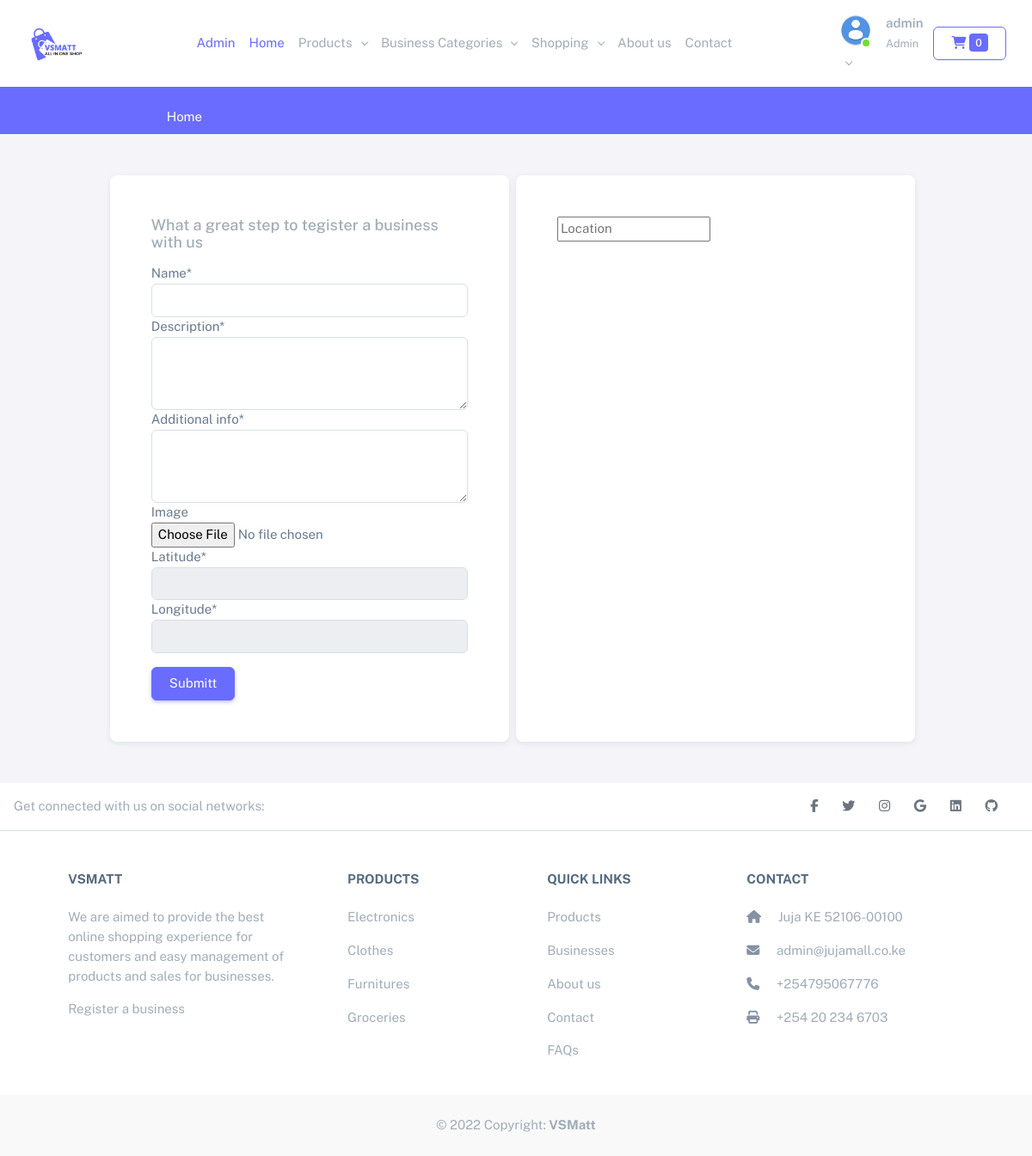
The page /businesses/register/ (signed in) on the database its author committed.
### core/models.py (models this page shows, shortened)
class JujaMall(models.Model):
    title = models.CharField(max_length=255)
    logo = models.ImageField(upload_to='uploads/jujamall/logo', blank=True, null=True)
    about_us = models.TextField(blank=True, null=True)
    phone_number = PhoneNumberField(blank=True, null=True)
    twitter = models.URLField(blank=True, null=True)
    facebook = models.URLField(blank=True, null=True)
    linkedin = models.URLField(blank=True, null=True)
    instagram = models.URLField(blank=True, null=True)
    github = models.URLField(blank=True, null=True)
    email = models.EmailField(blank=True, null=True)
    address = models.CharField(blank=True, null=True, max_length=256)
    set_current = models.BooleanField(default=False)
    longitude = models.DecimalField(max_digits=22, decimal_places=16, default=37.0106327842076)
    latitude = models.DecimalField(max_digits=22, decimal_places=16, default=-1.1139084362152138)
    def __str__(self):
        return self.title

### business/views.py (the view, shortened to what this page needs)
# urls.py: path('register/', views.register_business, name='register_business'),
@login_required
def register_business(request):
    geo = GeoMapQuestFactory.createReverse(settings.MAPS_QUEST_API_KEY)
    bs_reg_form = BusinessRegistrationForm()
    return render(request, "farm/register_business.html", {'bs_reg_form': bs_reg_form})

### business/forms.py
class BusinessRegistrationForm(forms.ModelForm):
    description = forms.CharField(
        widget=forms.Textarea(attrs={'rows': 3})
    )
    additional_info = forms.CharField(
        widget=forms.Textarea(attrs={'rows': 3})
    )
    longitude = forms.CharField(
        widget=forms.TextInput(attrs={'readonly': True})
    )
    latitude = forms.CharField(
        widget=forms.TextInput(attrs={'readonly': True})
    )
    class Meta:
        model = BusinessProfile
        fields = ['name', 'description', 'additional_info', 'image', 'latitude', 'longitude']

### business/context_processor.py (called while the page is built)
def business_categories(request):
    return {'business_categories': BusinessCategory.objects.all()}

### business/models.py (called while the page is built)
    def __str__(self):
        return self.title

    def get_absolute_url(self):
        return reverse('business:category', args=[self.slug])

### cart/cart.py (called while the page is built)
    def __len__(self):
        return sum(item['quantity'] for item in self.cart.values())

### cart/context_processor.py (called while the page is built)
def cart(request):
    return {'cart': Cart(request)}

### core/context_processor.py (called while the page is built)
def jujamall(request):
    return {'jujamall': JujaMall.objects.filter(set_current=True).first()}

### geo/geofactory.py (called while the page is built)
    @staticmethod
    def createReverse(api_key: str) -> Reverse:
        return Reverse(api_key)

### products/context_processor.py (called while the page is built)
def product_categories(request):
    return {"product_categories": ProductCategory.objects.all()}

### products/models.py (called while the page is built)
    def __str__(self):
        return self.title

    def get_absolute_url(self):
        return reverse(
            'products:category',
            args=[
                self.slug
            ])

### templates/farm/register_business.html (shortened to what this page needs)
{% extends 'base.html' %}
{% load static %}
{% load crispy_forms_tags %}
{% block content %}
<div class="container">
    <div class="row py-5 justify-content-center">
        <div class="col-md-5 card p-5 me-2">
            <h5 class="text-muted">What a great step to tegister a business with us</h5>
            <form action="" method="post" enctype="multipart/form-data">
                {{bs_reg_form|crispy}}
                <button type="submit" class="btn btn-primary mt-3">Submitt</button>
            </form>
        </div>
        <div class="col-md-5 card p-5 me-2">
            <form autocomplete="off" action="">
                <div class="autocomplete" style="width:300px; position: relative; display: inline-block;">
                    <input id="locationSearch" type="text" name="locationSearch" placeholder="Location">
                </div>
            </form>
            <div id="googleMap" style="width:100%;height:100%;"></div>
        </div>
    </div>
</div>
{% endblock %}

### templates/partials/top-bar.html (shortened to what this page needs)
{% load static %}
<nav class="navbar navbar-expand-lg bg-white">
  <div class="container-fluid">
    <a class="navbar-brand" href="/"><img src="{% static 'img/favicon/logo.png' %}" height="70" alt="VSMatt Logo"></a>
    <div class="collapse navbar-collapse" id="navbarSupportedContent">
      <ul class="navbar-nav me-auto mb-2 mb-lg-0">
        {% if user.is_superuser %}
          <li class="nav-item">
            <a class="nav-link text-primary" aria-current="page" href="/admin/">Admin</a>
          </li>
        {% endif %}
        <li class="nav-item">
          <a class="nav-link active text-primary" aria-current="page" href="/">Home</a>
        </li>
        <li class="nav-item dropdown">
          <a class="nav-link dropdown-toggle" href="#" role="button" data-bs-toggle="dropdown" aria-expanded="false">
            Products
          </a>
        </li>
        <li class="nav-item dropdown">
          <a class="nav-link dropdown-toggle" href="#" role="button" data-bs-toggle="dropdown" aria-expanded="false">
            Business Categories
          </a>
        </li>
        <li class="nav-item dropdown">
          <a class="nav-link dropdown-toggle" href="#" role="button" data-bs-toggle="dropdown" aria-expanded="false">
            Shopping
          </a>
        </li>
        <li class="nav-item">
          <a class="nav-link" href="{% url 'about' %}">About us</a>
        </li>
        <li class="nav-item">
          <a class="nav-link" href="{% url 'contact' %}">Contact</a>
        </li>
      </ul>
      <ul class="navbar-nav mb-2 mb-lg-0 d-flex align-items-center">
        <li class="nav-item dropdown">
          <a class="nav-link dropdown-toggle" href="#" role="button" data-bs-toggle="dropdown" aria-expanded="false">
            <div class="d-flex">
              <div class="flex-shrink-0 me-3">
                <div class="avatar avatar-online">
                  {% if user.is_authenticated %}
                  {% if user.profile.image %}
                  <img src="{{user.profile.image.url}}" style="max-width: 50px; max-height: 50px;" class="rounded-circle" alt="...">
                  {% else %}
                  <img src="{% static 'img/avatardefault.png' %}" style="max-width: 50px; max-height: 50px;" class="rounded-circle" alt="...">
                  {% endif %}
                  {% else %}
                  <img src="{% static 'img/avatardefault.png' %}" style="max-width: 50px; max-height: 50px;" class="rounded-circle" alt="...">
                  {% endif %}
                </div>
              </div>
              {% if user.is_authenticated %}
              <div class="flex-grow-1">
                <span class="fw-semibold d-block">{{user}}</span>
                <small class="text-muted">
                  {% if user.is_superuser %}Admin{% else %}{{user.profile.account_type}}{% endif %}
                </small>
              </div>
              {% endif %}
            </div>
          </a>
        </li>
        <li class="nav-item">
          <a href="{% url 'cart:view_cart_detail' %}" class="btn btn-outline-primary my-2 my-sm-0 mx-1">
              <i class="fa fa-shopping-cart" aria-hidden="true"></i> <span class="badge badge-primary">{{cart|length}}</span>
          </a>
        </li>
      </ul>
    </div>
  </div>
</nav>

### templates/partials/footer.html
<footer class="text-center text-lg-start bg-white text-muted">
    <section class="d-flex justify-content-center justify-content-lg-between p-3 border-bottom">
      <div class="me-5 d-none d-lg-block">
        <span>Get connected with us on social networks:</span>
      </div>
      <div>
        {% if jujamall.facebook %}
          <a href="{{ jujamall.facebook }}" class="me-4 link-secondary">
            <i class="fab fa-facebook-f"></i>
          </a>
        {% endif %}
        {% if jujamall.twitter %}
          <a href="{{ jujamall.twitter }}" class="me-4 link-secondary">
            <i class="fab fa-twitter"></i>
          </a>
        {% endif %}
        {% if jujamall.instagram %}
          <a href="{{ jujamall.instagram }}" class="me-4 link-secondary">
            <i class="fab fa-instagram"></i>
          </a>
        {% endif %}
        {% if jujamall.email %}
          <a href="mailto:{{ jujamall.email }}" class="me-4 link-secondary">
            <i class="fab fa-google"></i>
          </a>
        {% endif %}
        {% if jujamall.linkedin %}
          <a href="{{ jujamall.linkedin }}" class="me-4 link-secondary">
            <i class="fab fa-linkedin"></i>
          </a>
        {% endif %}
        {% if jujamall.github %}
          <a href="{{ jujamall.github }}" class="me-4 link-secondary">
            <i class="fab fa-github"></i>
          </a>
        {% endif %}
      </div>
    </section>
    <section class="">
      <div class="container text-center text-md-start mt-5">
        <div class="row mt-3">
          <div class="col-md-3 col-lg-4 col-xl-3 mx-auto mb-4">
            <h6 class="text-uppercase fw-bold mb-4">
              {{ jujamall | default:"VSMatt" }}
            </h6>
            <p>
              We are aimed to provide the best online shopping experience for customers and easy management of products and sales for businesses.
              <p><a href="{% url 'business:register_business' %}" class="text-reset">Register a business</a></p>
            </p>
          </div>
          <div class="col-md-2 col-lg-2 col-xl-2 mx-auto mb-4">
            <h6 class="text-uppercase fw-bold mb-4">
              Products
            </h6>
            <p>
              <a href="#!" class="text-reset">Electronics</a>
            </p>
            <p>
              <a href="#!" class="text-reset">Clothes</a>
            </p>
            <p>
              <a href="#!" class="text-reset">Furnitures</a>
            </p>
            <p>
              <a href="#!" class="text-reset">Groceries</a>
            </p>
          </div>
          <div class="col-md-3 col-lg-2 col-xl-2 mx-auto mb-4">
            <h6 class="text-uppercase fw-bold mb-4">
              Quick links
            </h6>
            <p>
              <a href="{% url 'products:products_list' %}" class="text-reset">Products</a>
            </p>
            <p>
              <a href="{% url 'business:businesses' %}" class="text-reset">Businesses</a>
            </p>
            <p>
              <a href="{% url 'about' %}" class="text-reset">About us</a>
            </p>
            <p>
              <a href="{% url 'contact' %}" class="text-reset">Contact</a>
            </p>
            <p>
              <a href="{% url 'faq' %}" class="text-reset">FAQs</a>
            </p>
          </div>
          <div class="col-md-4 col-lg-3 col-xl-3 mx-auto mb-md-0 mb-4">
            <h6 class="text-uppercase fw-bold mb-4">Contact</h6>
            <p><i class="fas fa-home me-3 text-secondary"></i> {{jujamall.address | default:"Juja KE 52106-00100"}} </p>
            <p>
              <i class="fas fa-envelope me-3 text-secondary"></i>
              {{jujamall.email | default:"info@vsmatt.co.ke"}}
            </p>
            <p><i class="fas fa-phone me-3 text-secondary"></i> {{ jujamall.phone_number | default:"+25495067776"}} </p>
            <p><i class="fas fa-print me-3 text-secondary"></i> +254 20 234 6703</p>
          </div>
        </div>
      </div>
    </section>
    <div class="text-center p-4" style="background-color: rgba(0, 0, 0, 0.025);">
      © 2022 Copyright:
      <a class="text-reset fw-bold text-decoration-none" href="https://vsmatt.co.ke/">VSMatt</a>
    </div>
  </footer>

### static/assets/css/demo.css (style rules this page uses)
.autocomplete { position: relative; display: inline-block; }

### rows shown on the page
JujaMall: title "VSMATT", address "Juja KE 52106-00100", email "admin@jujamall.co.ke", phone_number "+254795067776"

### other values the page prints
{{ user }} "admin"
{{ cart|length }} "0"
